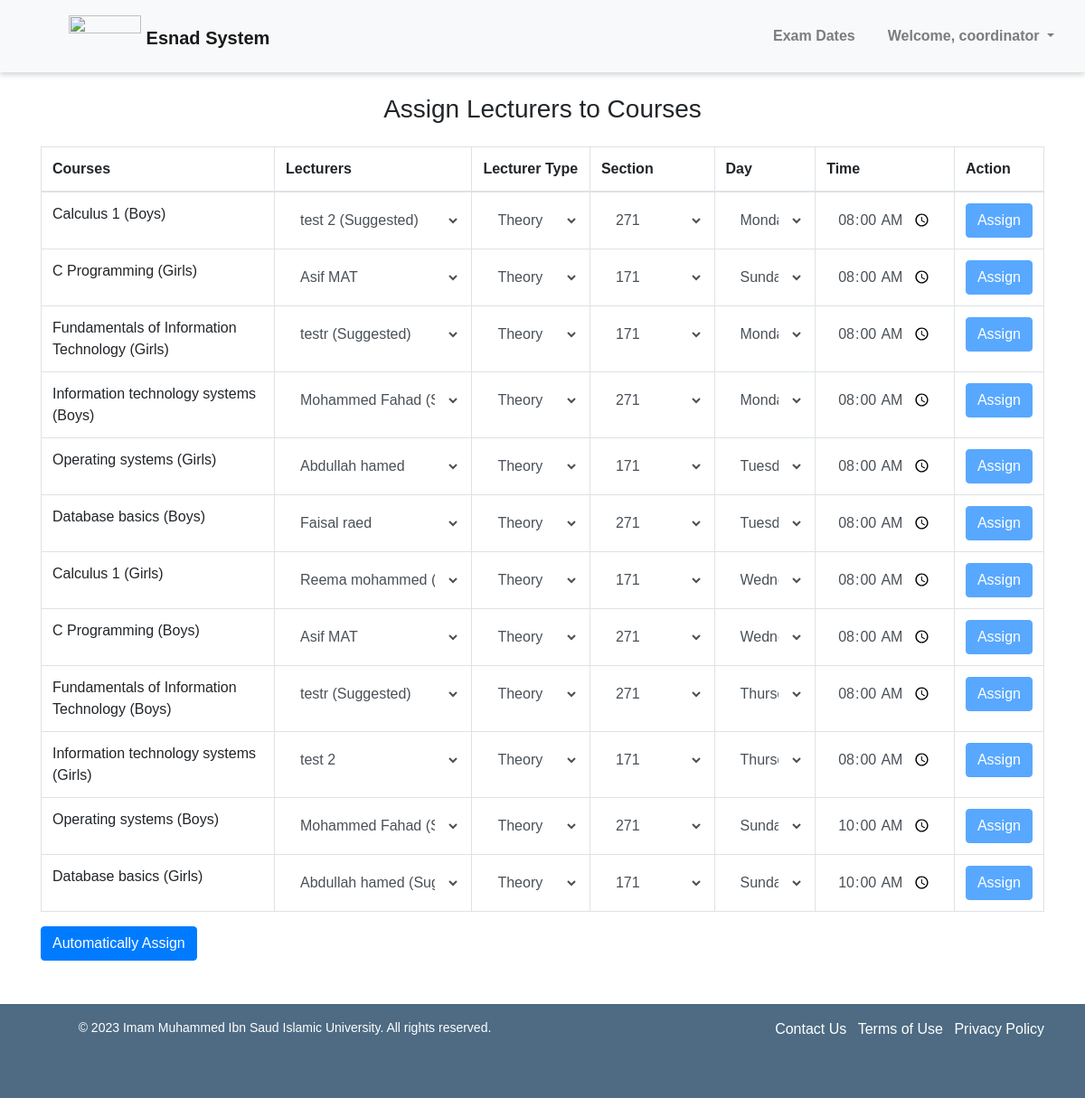
/esnad/ (signed in), run on the app's committed database.
### pages/models.py (models this page shows, shortened)
class Course(models.Model):
    course_code = models.CharField(max_length=100)
    course_name = models.CharField(max_length=100)
    credit_hours = models.PositiveIntegerField(null=True)
    course_lecturer = models.ForeignKey('Lecturer', on_delete=models.SET_NULL, null=True, related_name='courses_taught')
    course_level = models.PositiveIntegerField(null=True)
    course_lab_lecturer = models.ForeignKey('Lecturer', on_delete=models.SET_NULL, null=True, blank=True, related_name='lab_courses_taught')
    course_past_lecturers = models.ManyToManyField('Lecturer', related_name='past_courses', blank=True)
    course_time = models.TimeField(null=True, blank=True)
    course_day = models.CharField(max_length=1, choices=DAYS_OF_WEEK, null=True, blank=True)
    course_department = models.ForeignKey('Department', on_delete=models.SET_NULL, null=True, blank=True)
    course_building = models.CharField(max_length=100, blank=True)
    course_section = models.CharField(max_length=100, blank=True)
    course_prerequisites = models.ManyToManyField('Course', related_name='prerequisites', blank=True)

### pages/views.py (the view)
# urls.py: path('esnad/', esnad, name='esnad'),
@login_required(login_url='login')
def esnad(request):
    lecturers = Lecturer.objects.all()
    courses = Course.objects.all()
    return render(request, 'esnad.html', {'lecturers': lecturers, 'courses': courses})

### pages/context_processors.py (called while the page is built)
def get_user_groups(request):
    if request.user.is_authenticated:
        groups = request.user.groups.all()
        for group in groups:
            if group.name == 'Coordinators':
                return {'get_user_groups': True}
    return {'get_user_groups': False}

### pages/templates/esnad.html (shortened to what this page needs)
{% extends 'base.html' %}
{% load static %}
{% block extra_css %}
    <link rel="stylesheet" href="{% static 'esnad.css' %}">
{% endblock %}
{% block content %}
    <div class="container">
        <h3 class="mt-4 mb-4 text-center">Assign Lecturers to Courses</h3>
        <table class="table table-hover table-bordered">
            <thead>
              <tr>
                <th scope="col">Courses</th>
                <th scope="col">Lecturers</th>
                <th scope="col">Lecturer Type</th>
                <th scope="col">Section</th>
                <th scope="col">Day</th>
                <th scope="col">Time</th>
                <th scope="col">Action</th>
              </tr>
            </thead>
            <tbody>
              {% for course in courses %}
                <tr>
                    <form action="{% url 'add_lecturer_to_course' course.id %}" method="POST">
                    <td>{{ course.course_name }}
                        {% if course.course_building == 'A' %}
                            (Girls)
                        {% else %}
                            (Boys)
                        {% endif %}
                    </td>
                    <td>
                        <select required name="lecturer" name="lecturer" class="form-control bg-white border-0" {% if not user.is_superuser %} disabled {% endif %}>
                        {% for lecturer in lecturers %}
                            {% if lecturer == course.course_lecturer or lecturer == course.course_lab_lecturer %}
                                <option value="{{ lecturer.id }}" selected>
                                    {{ lecturer.lecturer_name }}
                                    {% if user.is_superuser and lecturer in course.course_past_lecturers.all %}
                                        <span style="font-size: 10px;">(Suggested)</span>
                                    {% elif lecturer.lecturer_department == course.course_department %}
                                        <span style="font-size: 10px;">(Suggested)</span>
                                    {% endif %}
                                </option>
                            {% endif %}
                        {% endfor %}
                        </select>
                    </td>
                    <td>
                        <select required name="lecturer_type" class="form-control bg-white border-0">
                            <option value="T" {% if course.course_lecturer %} selected {% endif %}
                            >Theory</option>
                        </select>
                    </td>
                    <td>
                        <select required name="section" class="form-control bg-white border-0">
                                <option {% if course.course_section == '171' %} selected {% endif %} value="171">171</option>
                                <option {% if course.course_section == '271' %} selected {% endif %} value="271">271</option>
                        </select>
                    </td>
                    <td>
                        <select required name="day"  class="form-control bg-white border-0">
                            <option {% if course.course_day == '1' %} selected {% endif %} value="1">Sunday</option>
                            <option {% if course.course_day == '2' %} selected {% endif %} value="2">Monday</option>
                            <option {% if course.course_day == '3' %} selected {% endif %} value="3">Tuesday</option>
                            <option {% if course.course_day == '4' %} selected {% endif %} value="4">Wednesday</option>
                            <option {% if course.course_day == '5' %} selected {% endif %} value="5">Thursday</option>
                        </select>
                    <td>
                        <input required type="time" name="time" class="form-control bg-white border-0" value="{{ course.course_time|time:'H:i' }}">
                    </td>
                    <td>
                        <button type="submit" class="btn btn-primary" {% if not user.is_superuser %} disabled {% endif %}>Assign</button>
                    </td>
                </form>
                </tr>
                {% endfor %}
            </tbody>
          </table>
        <a href="{% url 'automate_esnad' %}" class="btn btn-primary" {% if not user.is_superuser %} disabled {% endif %}
        >Automatically Assign</a>
    </div>
{% endblock %}

### pages/templates/header.html (shortened to what this page needs)
{% load static %}
<!DOCTYPE html>
<html lang="en">
<head>
    <link rel="stylesheet" href="{% static 'headfoot.css' %}">
    <link rel="stylesheet" href="https://maxcdn.bootstrapcdn.com/bootstrap/4.5.2/css/bootstrap.min.css">
</head>
<body>
    <header class="bg-light">
        <nav class="navbar navbar-expand-lg navbar-light bg-light">
            <a class="navbar-brand pt-2" href="{% url 'landing' %}">
                <img src="{% static 'images/logo.png' %}" style="margin-top: -12px;" width="80" class="d-inline-block align-top" alt="">
                <span>Esnad System</span>
            </a>
            {% if user.is_authenticated %}
                <div class="collapse navbar-collapse" id="navbarNav">
                    <ul class="navbar-nav ml-auto">
                        {% if user.is_superuser %}
                            <li class="nav-item">
                                <a class="nav-link" href="{% url 'exam_dates' %}">Exam Dates</a>
                            </li>
                            {% comment %} check if user is in Lecturers group {% endcomment %}
                        {% elif get_user_groups %}
                            <li class="nav-item">
                                <a class="nav-link" href="{% url 'exam_dates' %}">Exam Dates</a>
                            </li>
                        {% endif %}
                        {% if user.is_authenticated %}
                        <li class="nav-item dropdown">
                            <a class="nav-link dropdown-toggle" href="#" id="navbarDropdown" role="button" data-toggle="dropdown"
                                aria-haspopup="true" aria-expanded="false">
                                Welcome, {{ user.username }}
                            </a>
                        </li>
                        {% else %}
                        <li class="nav-item">
                            <a class="nav-link btn btn-sm btn-secondary px-4 text-white" href="{% url 'login' %}">Log In</a>
                        </li>
                        {% endif %}
                    </ul>
                </div>
            {% endif %}
        </nav>
    </header>
</body>
</html>

### pages/static/myfirst.css (style rules this page uses)
body.base { font-family: Arial, sans-serif; margin: 0; padding: 0; }
body.base header { display: flex; flex-direction: row; justify-content: space-between; align-items: center; padding: 10px; box-shadow: 0 3px 6px rgba(0, 0, 0, 0.16); height: 80px; }
body.base nav { flex: 1; margin-left: 50px; }
body.base nav ul { display: flex; flex-direction: row; justify-content: flex-end; align-items: center; list-style-type: none; margin: 0; padding: 0; }
body.base nav li { margin-left: 20px; }
body.base nav a { color: #000; text-decoration: none; font-weight: bold; }

### pages/static/headfoot.css (style rules this page uses)
header { display: flex; flex-direction: row; justify-content: space-between; align-items: center; height: 20%; background-color: #fff; padding: 10px; box-shadow: 0 3px 6px rgba(0, 0, 0, 0.16); }
.logo-left img, .logo-right img, .navbar-brand img { height: 100%; }
nav { flex: 1; margin-left: 50px; }
nav ul { display: flex; flex-direction: row; justify-content: flex-end; align-items: center; list-style-type: none; margin: 0; padding: 0; }
nav li { margin-left: 20px; }
nav a { color: #000; text-decoration: none; font-weight: bold; }

### data on the page
Course: course_name "Calculus 1", course_building "(Boys)", lecturer_type "Theory", section "271", day "Monday", time "08:00"
Course: course_name "C Programming", course_building "(Girls)", lecturer_type "Theory", section "171", day "Sunday", time "08:00"
Course: course_name "Fundamentals of Information Technology", course_building "(Girls)", lecturer_type "Theory", section "171", day "Monday", time "08:00"
Course: course_name "Information technology systems", course_building "(Boys)", lecturer_type "Theory", section "271", day "Monday", time "08:00"
Course: course_name "Operating systems", course_building "(Girls)", lecturer_type "Theory", section "171", day "Tuesday", time "08:00"
Course: course_name "Database basics", course_building "(Boys)", lecturer_type "Theory", section "271", day "Tuesday", time "08:00"
Course: course_name "Calculus 1", course_building "(Girls)", lecturer_type "Theory", section "171", day "Wednesday", time "08:00"
Course: course_name "C Programming", course_building "(Boys)", lecturer_type "Theory", section "271", day "Wednesday", time "08:00"
Course: course_name "Fundamentals of Information Technology", course_building "(Boys)", lecturer_type "Theory", section "271", day "Thursday", time "08:00"
Course: course_name "Information technology systems", course_building "(Girls)", lecturer_type "Theory", section "171", day "Thursday", time "08:00"
Course: course_name "Operating systems", course_building "(Boys)", lecturer_type "Theory", section "271", day "Sunday", time "10:00"
Course: course_name "Database basics", course_building "(Girls)", lecturer_type "Theory", section "171", day "Sunday", time "10:00"

### other printed values
{{ user.username }} "coordinator"
form field lecturer "test 2 (Suggested)"
form field lecturer "Asif MAT"
form field lecturer "testr (Suggested)"
form field lecturer "Mohammed Fahad (Suggested)"
form field lecturer "Abdullah hamed"
form field lecturer "Faisal raed"
form field lecturer "Reema mohammed (Suggested)"
form field lecturer "test 2"
form field lecturer "Abdullah hamed (Suggested)"
